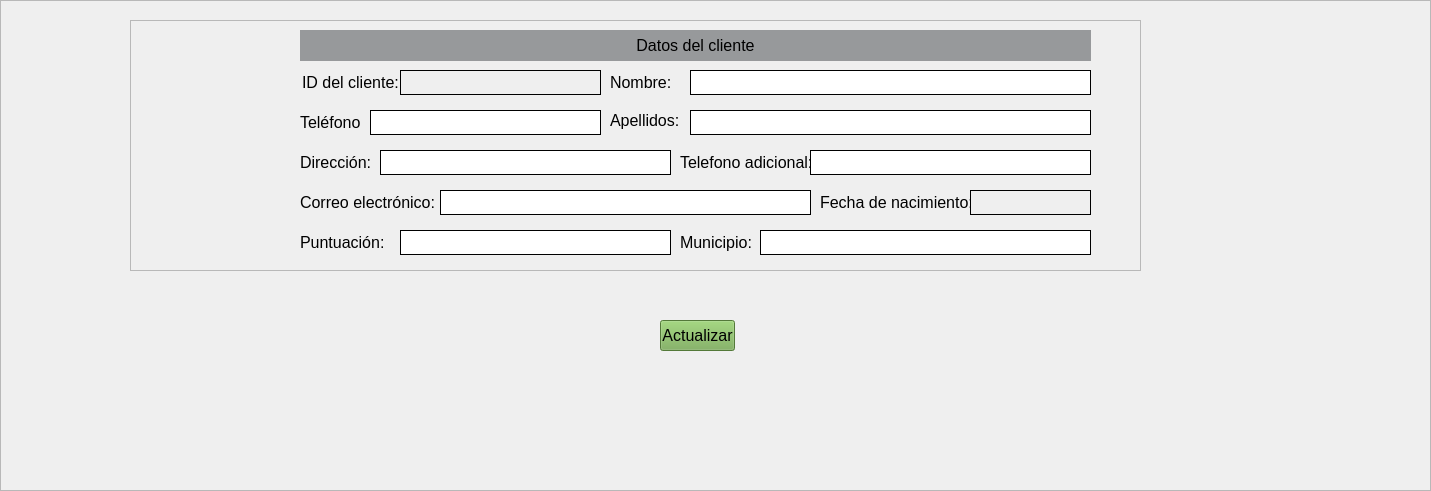
              <widget class="QFrame" name="Desarrollo">
               <property name="geometry">
                <rect>
                 <x>20</x>
                 <y>100</y>
                 <width>1431</width>
                 <height>491</height>
                </rect>
               </property>
               <property name="minimumSize">
                <size>
                 <width>1350</width>
                 <height>0</height>
                </size>
               </property>
               <property name="frameShape">
                <enum>QFrame::StyledPanel</enum>
               </property>
               <property name="frameShadow">
                <enum>QFrame::Raised</enum>
               </property>
               <widget class="QFrame" name="frame_3">
                <property name="geometry">
                 <rect>
                  <x>130</x>
                  <y>20</y>
                  <width>1011</width>
                  <height>251</height>
                 </rect>
                </property>
                <property name="maximumSize">
                 <size>
                  <width>3000</width>
                  <height>3000</height>
                 </size>
                </property>
                <property name="frameShape">
                 <enum>QFrame::StyledPanel</enum>
                </property>
                <property name="frameShadow">
                 <enum>QFrame::Raised</enum>
                </property>
                <widget class="QLabel" name="label_20">
                 <property name="geometry">
                  <rect>
                   <x>172</x>
                   <y>50</y>
                   <width>101</width>
                   <height>25</height>
                  </rect>
                 </property>
                 <property name="maximumSize">
                  <size>
                   <width>1100</width>
                   <height>25</height>
                  </size>
                 </property>
                 <property name="font">
                  <font>
                   <pointsize>12</pointsize>
                  </font>
                 </property>
                 <property name="text">
                  <string>ID del cliente:</string>
                 </property>
                </widget>
                <widget class="QLabel" name="label_19">
                 <property name="geometry">
                  <rect>
                   <x>170</x>
                   <y>10</y>
                   <width>791</width>
                   <height>31</height>
                  </rect>
                 </property>
                 <property name="styleSheet">
                  <string notr="true">background-color: rgb(151, 153, 155);</string>
                 </property>
                 <property name="text">
                  <string>&lt;html&gt;&lt;head/&gt;&lt;body&gt;&lt;p align=&quot;center&quot;&gt;&lt;span style=&quot; font-size:12pt;&quot;&gt;   Datos del cliente&lt;/span&gt;&lt;/p&gt;&lt;/body&gt;&lt;/html&gt;</string>
                 </property>
                </widget>
                <widget class="QLabel" name="label_29">
                 <property name="geometry">
                  <rect>
                   <x>480</x>
                   <y>50</y>
                   <width>71</width>
                   <height>25</height>
                  </rect>
                 </property>
                 <property name="maximumSize">
                  <size>
                   <width>200</width>
                   <height>25</height>
                  </size>
                 </property>
                 <property name="font">
                  <font>
                   <pointsize>12</pointsize>
                  </font>
                 </property>
                 <property name="text">
                  <string>Nombre:</string>
                 </property>
                </widget>
                <widget class="QLineEdit" name="nombre">
                 <property name="geometry">
                  <rect>
                   <x>560</x>
                   <y>50</y>
                   <width>401</width>
                   <height>25</height>
                  </rect>
                 </property>
                 <property name="maximumSize">
                  <size>
                   <width>16777215</width>
                   <height>25</height>
                  </size>
                 </property>
                 <property name="font">
                  <font>
                   <pointsize>12</pointsize>
                  </font>
                 </property>
                 <property name="styleSheet">
                  <string notr="true">QLineEdit#nombre{border: 1px solid rgb(0, 0, 0);}</string>
                 </property>
                 <property name="text">
                  <string/>
                 </property>
                </widget>
                <widget class="QLabel" name="label_21">
                 <property name="geometry">
                  <rect>
                   <x>170</x>
                   <y>90</y>
                   <width>60</width>
                   <height>25</height>
                  </rect>
                 </property>
                 <property name="maximumSize">
                  <size>
                   <width>60</width>
                   <height>25</height>
                  </size>
                 </property>
                 <property name="font">
                  <font>
                   <pointsize>12</pointsize>
                  </font>
                 </property>
                 <property name="text">
                  <string>Teléfono:</string>
                 </property>
                </widget>
                <widget class="QLineEdit" name="telefono">
                 <property name="geometry">
                  <rect>
                   <x>240</x>
                   <y>90</y>
                   <width>231</width>
                   <height>25</height>
                  </rect>
                 </property>
                 <property name="maximumSize">
                  <size>
                   <width>16777215</width>
                   <height>25</height>
                  </size>
                 </property>
                 <property name="font">
                  <font>
                   <pointsize>12</pointsize>
                  </font>
                 </property>
                 <property name="styleSheet">
                  <string notr="true">QLineEdit#telefono{border: 1px solid rgb(0, 0, 0);}</string>
                 </property>
                 <property name="text">
                  <string/>
                 </property>
                </widget>
                <widget class="QLabel" name="label_22">
                 <property name="geometry">
                  <rect>
                   <x>480</x>
                   <y>90</y>
                   <width>71</width>
                   <height>21</height>
                  </rect>
                 </property>
                 <property name="maximumSize">
                  <size>
                   <width>200</width>
                   <height>25</height>
                  </size>
                 </property>
                 <property name="font">
                  <font>
                   <pointsize>12</pointsize>
                  </font>
                 </property>
                 <property name="text">
                  <string>Apellidos:</string>
                 </property>
                </widget>
                <widget class="QLineEdit" name="apellidos">
                 <property name="geometry">
                  <rect>
                   <x>560</x>
                   <y>90</y>
                   <width>401</width>
                   <height>25</height>
                  </rect>
                 </property>
                 <property name="maximumSize">
                  <size>
                   <width>16777215</width>
                   <height>25</height>
                  </size>
                 </property>
                 <property name="font">
                  <font>
                   <pointsize>12</pointsize>
                  </font>
                 </property>
                 <property name="styleSheet">
                  <string notr="true">QLineEdit#apellidos{border: 1px solid rgb(0, 0, 0);}</string>
                 </property>
                 <property name="text">
                  <string/>
                 </property>
                </widget>
                <widget class="QLabel" name="label_28">
                 <property name="geometry">
                  <rect>
                   <x>170</x>
                   <y>130</y>
                   <width>71</width>
                   <height>25</height>
                  </rect>
                 </property>
                 <property name="maximumSize">
                  <size>
                   <width>100</width>
                   <height>25</height>
                  </size>
                 </property>
                 <property name="font">
                  <font>
                   <pointsize>12</pointsize>
                  </font>
                 </property>
                 <property name="text">
                  <string>Dirección:</string>
                 </property>
                </widget>
                <widget class="QLineEdit" name="direccion">
                 <property name="geometry">
                  <rect>
                   <x>250</x>
                   <y>130</y>
                   <width>291</width>
                   <height>25</height>
                  </rect>
                 </property>
                 <property name="maximumSize">
                  <size>
                   <width>16777215</width>
                   <height>25</height>
                  </size>
                 </property>
                 <property name="font">
                  <font>
                   <pointsize>12</pointsize>
                  </font>
                 </property>
                 <property name="styleSheet">
                  <string notr="true">QLineEdit#direccion{border: 1px solid rgb(0, 0, 0);}</string>
                 </property>
                 <property name="text">
                  <string/>
                 </property>
                </widget>
                <widget class="QLabel" name="label_31">
                 <property name="geometry">
                  <rect>
                   <x>550</x>
                   <y>130</y>
                   <width>131</width>
                   <height>25</height>
                  </rect>
                 </property>
                 <property name="maximumSize">
                  <size>
                   <width>200</width>
                   <height>25</height>
                  </size>
                 </property>
                 <property name="font">
                  <font>
                   <pointsize>12</pointsize>
                  </font>
                 </property>
                 <property name="text">
                  <string>Telefono adicional:</string>
                 </property>
                </widget>
                <widget class="QLineEdit" name="telefono_adicional">
                 <property name="geometry">
                  <rect>
                   <x>680</x>
                   <y>130</y>
                   <width>281</width>
                   <height>25</height>
                  </rect>
                 </property>
                 <property name="maximumSize">
                  <size>
                   <width>16777215</width>
                   <height>25</height>
                  </size>
                 </property>
                 <property name="font">
                  <font>
                   <pointsize>12</pointsize>
                  </font>
                 </property>
                 <property name="styleSheet">
                  <string notr="true">QLineEdit#telefono_adicional{border: 1px solid rgb(0, 0, 0);}</string>
                 </property>
                 <property name="text">
                  <string/>
                 </property>
                </widget>
                <widget class="QLabel" name="label_34">
                 <property name="geometry">
                  <rect>
                   <x>170</x>
                   <y>170</y>
                   <width>141</width>
                   <height>25</height>
                  </rect>
                 </property>
                 <property name="maximumSize">
                  <size>
                   <width>200</width>
                   <height>25</height>
                  </size>
                 </property>
                 <property name="font">
                  <font>
                   <pointsize>12</pointsize>
                  </font>
                 </property>
                 <property name="text">
                  <string>Correo electrónico:</string>
                 </property>
                </widget>
                <widget class="QLineEdit" name="correo_elec">
                 <property name="geometry">
                  <rect>
                   <x>310</x>
                   <y>170</y>
                   <width>371</width>
                   <height>25</height>
                  </rect>
                 </property>
                 <property name="maximumSize">
                  <size>
                   <width>16777215</width>
                   <height>25</height>
                  </size>
                 </property>
                 <property name="font">
                  <font>
                   <pointsize>12</pointsize>
                  </font>
                 </property>
                 <property name="styleSheet">
                  <string notr="true">QLineEdit#correo_elec{border: 1px solid rgb(0, 0, 0);}</string>
                 </property>
                 <property name="text">
                  <string/>
                 </property>
                </widget>
                <widget class="QLabel" name="label_36">
                 <property name="geometry">
                  <rect>
                   <x>690</x>
                   <y>170</y>
                   <width>151</width>
                   <height>25</height>
                  </rect>
                 </property>
                 <property name="maximumSize">
                  <size>
                   <width>200</width>
                   <height>25</height>
                  </size>
                 </property>
                 <property name="font">
                  <font>
                   <pointsize>12</pointsize>
                  </font>
                 </property>
                 <property name="text">
                  <string>Fecha de nacimiento:</string>
                 </property>
                </widget>
                <widget class="QLabel" name="label_37">
                 <property name="geometry">
                  <rect>
                   <x>550</x>
                   <y>210</y>
                   <width>81</width>
                   <height>25</height>
                  </rect>
                 </property>
                 <property name="maximumSize">
                  <size>
                   <width>120</width>
                   <height>25</height>
                  </size>
                 </property>
                 <property name="font">
                  <font>
                   <pointsize>12</pointsize>
                  </font>
                 </property>
                 <property name="text">
                  <string>Municipio:</string>
                 </property>
                </widget>
                <widget class="QLineEdit" name="puntuacion">
                 <property name="geometry">
                  <rect>
                   <x>270</x>
                   <y>210</y>
                   <width>271</width>
                   <height>25</height>
                  </rect>
                 </property>
                 <property name="maximumSize">
                  <size>
                   <width>16777215</width>
                   <height>25</height>
                  </size>
                 </property>
                 <property name="font">
                  <font>
                   <pointsize>12</pointsize>
                  </font>
                 </property>
                 <property name="styleSheet">
                  <string notr="true">QLineEdit#puntuacion{border: 1px solid rgb(0, 0, 0);}</string>
                 </property>
                 <property name="text">
                  <string/>
                 </property>
                </widget>
                <widget class="QLabel" name="label_35">
                 <property name="geometry">
                  <rect>
                   <x>170</x>
                   <y>210</y>
                   <width>91</width>
                   <height>25</height>
                  </rect>
                 </property>
                 <property name="maximumSize">
                  <size>
                   <width>120</width>
                   <height>25</height>
                  </size>
                 </property>
                 <property name="font">
                  <font>
                   <pointsize>12</pointsize>
                  </font>
                 </property>
                 <property name="text">
                  <string>Puntuación:</string>
                 </property>
                </widget>
                <widget class="QLineEdit" name="municipio">
                 <property name="geometry">
                  <rect>
                   <x>630</x>
                   <y>210</y>
                   <width>331</width>
                   <height>25</height>
                  </rect>
                 </property>
                 <property name="maximumSize">
                  <size>
                   <width>16777215</width>
                   <height>25</height>
                  </size>
                 </property>
                 <property name="font">
                  <font>
                   <pointsize>12</pointsize>
                  </font>
                 </property>
                 <property name="styleSheet">
                  <string notr="true">QLineEdit#municipio{border: 1px solid rgb(0, 0, 0);}</string>
                 </property>
                 <property name="text">
                  <string/>
                 </property>
                </widget>
                <widget class="QLabel" name="fecha_de_nacimiento">
                 <property name="geometry">
                  <rect>
                   <x>840</x>
                   <y>170</y>
                   <width>121</width>
                   <height>25</height>
                  </rect>
                 </property>
                 <property name="maximumSize">
                  <size>
                   <width>16777215</width>
                   <height>25</height>
                  </size>
                 </property>
                 <property name="font">
                  <font>
                   <pointsize>12</pointsize>
                  </font>
                 </property>
                 <property name="styleSheet">
                  <string notr="true">QLabel#fecha_de_nacimiento{border: 1px solid rgb(0, 0, 0);}</string>
                 </property>
                 <property name="text">
                  <string/>
                 </property>
                </widget>
                <widget class="QLabel" name="codigo_cliente">
                 <property name="geometry">
                  <rect>
                   <x>270</x>
                   <y>50</y>
                   <width>201</width>
                   <height>25</height>
                  </rect>
                 </property>
                 <property name="maximumSize">
                  <size>
                   <width>16777215</width>
                   <height>25</height>
                  </size>
                 </property>
                 <property name="font">
                  <font>
                   <pointsize>12</pointsize>
                  </font>
                 </property>
                 <property name="styleSheet">
                  <string notr="true">QLabel#codigo_cliente{border: 1px solid rgb(0, 0, 0);}</string>
                 </property>
                 <property name="text">
                  <string/>
                 </property>
                </widget>
               </widget>
               <widget class="QPushButton" name="boton_actualizar">
                <property name="geometry">
                 <rect>
                  <x>660</x>
                  <y>320</y>
                  <width>75</width>
                  <height>31</height>
                 </rect>
                </property>
                <property name="font">
                 <font>
                  <pointsize>12</pointsize>
                 </font>
                </property>
                <property name="styleSheet">
                 <string notr="true">background-color: rgb(116, 170, 80);</string>
                </property>
                <property name="text">
                 <string>Actualizar</string>
                </property>
               </widget>
              </widget>
